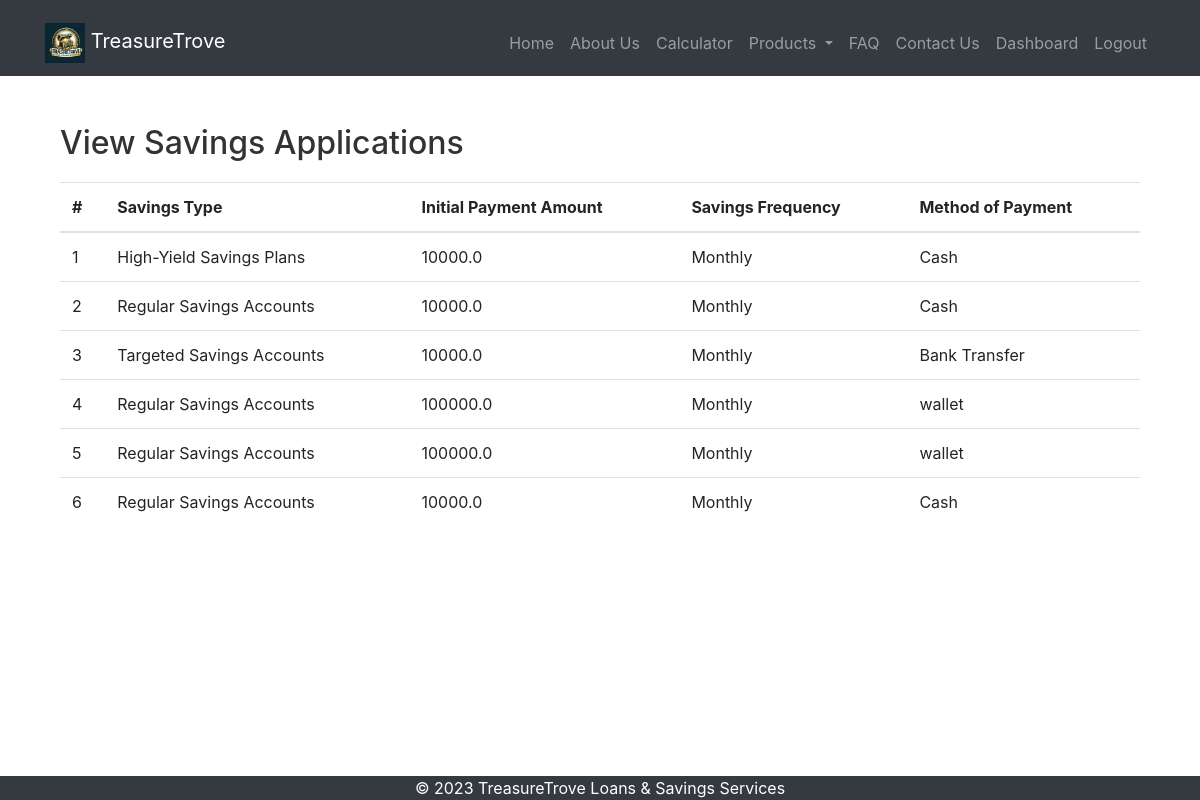
The page /view_savings_applications (signed in) on the database its author committed.
### models.py (models this page shows)
class SavingsApplication(db.Model):
    id = db.Column(db.Integer, primary_key=True)
    savings_type = db.Column(db.String(255))
    initial_payment_amount = db.Column(db.Float)
    savings_frequency = db.Column(db.String(50))
    method_of_payment = db.Column(db.String(255))

### routes.py (the view)
@main.route('/view_savings_applications')
def view_savings_applications():
    applications = SavingsApplication.query.all()
    return render_template('view_savings_applications.html',
                           applications=applications)

### templates/view_savings_applications.html (shortened to what this page needs)
{% extends 'base.html' %}
{% block content %}
    <div class="container mt-4">
        <h2>View Savings Applications</h2>
        <table class="table">
            <thead>
                <tr>
                    <th>#</th>
                    <th>Savings Type</th>
                    <th>Initial Payment Amount</th>
                    <th>Savings Frequency</th>
                    <th>Method of Payment</th>
                </tr>
            </thead>
            <tbody>
                {% for application in applications %}
                    <tr>
                        <td>{{ application.id }}</td>
                        <td>{{ application.savings_type }}</td>
                        <td>{{ application.initial_payment_amount }}</td>
                        <td>{{ application.savings_frequency }}</td>
                        <td>{{ application.method_of_payment }}</td>
                    </tr>
                {% endfor %}
            </tbody>
        </table>
    </div>
{% endblock %}

### static/css/styles.css (style rules this page uses)
body { padding-top: 0px; }
html { height: 100%; }
body { display: flex; flex-direction: column; height: 100%; margin: 0; }
.container_fd h1, .container h2 { color: #333; margin-bottom: 20px; }
.container { margin-top: 10px; }

### rows shown on the page
SavingsApplication: id "1", savings_type "High-Yield Savings Plans", initial_payment_amount "10000.0", savings_frequency "Monthly", method_of_payment "Cash"
SavingsApplication: id "2", savings_type "Regular Savings Accounts", initial_payment_amount "10000.0", savings_frequency "Monthly", method_of_payment "Cash"
SavingsApplication: id "3", savings_type "Targeted Savings Accounts", initial_payment_amount "10000.0", savings_frequency "Monthly", method_of_payment "Bank Transfer"
SavingsApplication: id "4", savings_type "Regular Savings Accounts", initial_payment_amount "100000.0", savings_frequency "Monthly", method_of_payment "wallet"
SavingsApplication: id "5", savings_type "Regular Savings Accounts", initial_payment_amount "100000.0", savings_frequency "Monthly", method_of_payment "wallet"
SavingsApplication: id "6", savings_type "Regular Savings Accounts", initial_payment_amount "10000.0", savings_frequency "Monthly", method_of_payment "Cash"
